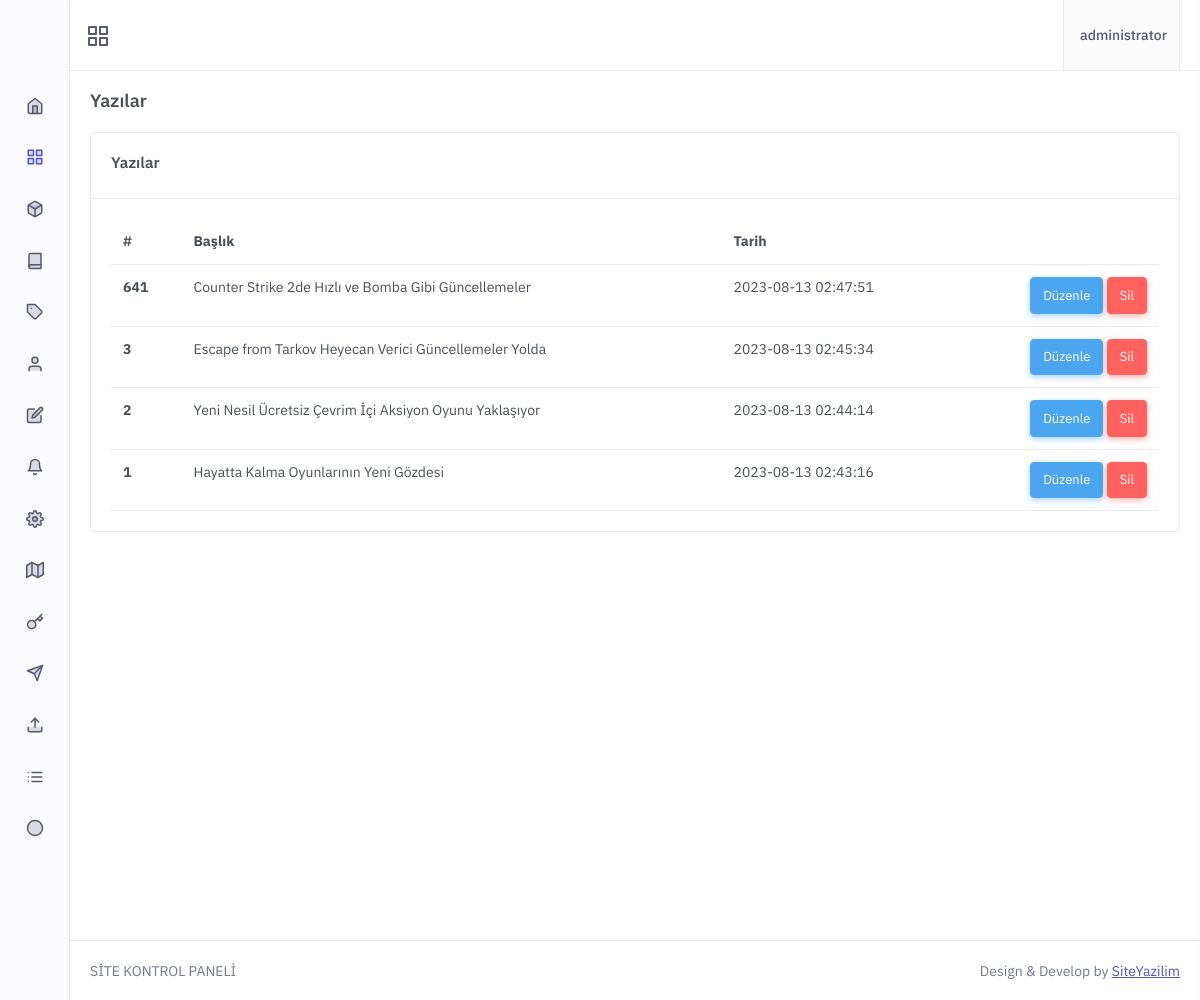
Screenshot of /Dosyalar/admin/yazilar.php (signed in) with the database file from the repository.
### tables this page shows
CREATE TABLE `uyeler` (
  `id` int(11) NOT NULL,
  `email` varchar(255) NOT NULL,
  `username` varchar(255) NOT NULL,
  `pass` varchar(255) NOT NULL,
  `telefon` varchar(50) NOT NULL,
  `yetki` enum('1','2') NOT NULL DEFAULT '1',
  `bakiye` decimal(20,2) NOT NULL DEFAULT 0.00,
  `tarih` datetime NOT NULL
);

CREATE TABLE `blog` (
  `id` int(11) NOT NULL,
  `userid` varchar(255) NOT NULL,
  `baslik` text NOT NULL,
  `icerik` text NOT NULL,
  `kapak` varchar(255) NOT NULL,
  `date` datetime NOT NULL
);

### Dosyalar/admin/admin-header.php (called while the page is built, shortened)
<?php
 include'../baglan.php' ;
 if (isset($_SESSION["mail"])) {
 $mail  = $_SESSION["mail"];
 $kbilgi= $vt->query("select * from uyeler where email='$mail'")->fetch();
 if ($kbilgi["yetki"]>0) {
 }  else if($kbilgi["yetki"]==0){ header("Location:../logout.php"); } } elseif(!isset($_SESSION["mail"])){header("Location:admin-login.php");}
?>

### Dosyalar/admin/yazilar.php (the view, shortened to what this page needs)
<?php include 'admin-header.php'; if($kbilgi["yetki"] == 2){ ?>
<?php include 'admin-menu.php';?>
            <div class="main-content">
                <div class="page-content">
                    <div class="container-fluid">
                        <div class="row">
                            <div class="col-12">
                                <div class="page-title-box d-sm-flex align-items-center justify-content-between">
                                    <h4 class="mb-sm-0 font-size-18">Yazılar</h4>
                                </div>
                            </div>
                        </div>
<div class="row">
                        <div class="col-xl-12">
                            <div class="card">
                                <div class="card-header">
                                    <h4 class="card-title">Yazılar</h4>
                                </div>
                                <div class="card-body">
                                    <div class="table-responsive">
                                        <table class="table mb-0">
                                            <thead>
                                                <tr>
                                                    <th>#</th>
                                                    <th>Başlık</th>
                                                    <th>Tarih</th>
                                                    <th></th>
                                                </tr>
                                            </thead>
                                            <tbody>
 <?php $blog  =$vt->query("select * from blog Order By id DESC")->fetchAll(PDO::FETCH_ASSOC); foreach ($blog as $blog) {?>
                                                <tr>
                                                    <th scope="row"><?php echo $blog["id"];?></th>
                                                    <td><?php echo $blog["baslik"];?></td>
                                                    <td><?php echo $blog["date"];?></td>
                                                    <td>
			<span style="float:right;">
<a style=" font-size:13px;" class="btn btn-info" href="yazi-duzenle.php?id=<?php echo $blog["id"] ?>">
			<font color="white">Düzenle</font>
			</a>
<a style=" font-size:13px;" class="btn btn-danger" href="?id=<?php echo $blog["id"] ?>&blogsil=ok">
			<font color="white">Sil</font>
			</a>
			</span>
			</td>
                                                </tr>
												<?php } ?>
                                            </tbody>
                                        </table>
                                    </div>
                                </div>
                            </div>
                        </div>
							</div>
                    </div>
                </div>
 <?php include 'admin-footer.php'; } ?>

### Dosyalar/admin/admin-menu.php (shortened to what this page needs)
<!doctype html>
<html lang="tr">
    <head>
        <link href="../epin/admin/vs.css" rel="stylesheet" type="text/css" />
        <link rel="stylesheet" href="../epin/admin/pre.css" type="text/css" />
        <link href="../epin/admin/bootstrap.css" id="bootstrap-style" rel="stylesheet" type="text/css" />
        <link href="../epin/admin/icon.css" rel="stylesheet" type="text/css" />
		<link href="../epin/admin/all.css" rel="stylesheet" type="text/css" />
        <link href="../epin/admin/app.css" id="app-style" rel="stylesheet" type="text/css" />
		<link href="../epin/admin/font-awesome-4.1.0/css/font-awesome.min.css" rel="stylesheet" type="text/css">
    </head>
    <body>
        <div id="layout-wrapper">
            <header id="page-topbar">
                <div class="navbar-header">
                    <div class="d-flex">
                        <div class="navbar-brand-box">
                        </div>
                        <button type="button" class="btn btn-sm px-3 font-size-16 header-item" id="vertical-menu-btn">
                        </button>
                    </div>
                    <div class="d-flex">
                        <div class="dropdown d-inline-block">
                            <button type="button" class="btn header-item bg-soft-light border-start border-end" id="page-header-user-dropdown"
                            data-bs-toggle="dropdown" aria-haspopup="true" aria-expanded="false">
                                <span class="d-none d-xl-inline-block ms-1 fw-medium"><?php echo $kbilgi["username"];?></span>
                            </button>
                        </div>
                    </div>
                </div>
            </header>
            <div class="vertical-menu">
                <div data-simplebar class="h-100">
                    <div id="sidebar-menu">
                        <ul class="metismenu list-unstyled" id="side-menu">
                            <li>
                                <a href="index.php">
                                    <i data-feather="home"></i>
                                </a>
                            </li>
                            <li>
                                <a href="javascript: void(0);">
                                    <i data-feather="grid"></i>
                                </a>
                            </li>
                            <li>
                                <a href="javascript: void(0);">
                                    <i data-feather="box"></i>
                                </a>
                            </li>
                            <li>
                                <a href="javascript: void(0);">
                                    <i data-feather="book"></i>
                                </a>
                            </li>
					       <li>
                                <a href="a-siparisler.php">
                                    <i data-feather="tag"></i>
                                </a>
                            </li>
     <li>
                                <a href="a-uyeler.php">
                                    <i data-feather="user"></i>
                                </a>
                            </li>
     <li>
                                <a href="destek.php">
                                    <i data-feather="edit"></i>
                                </a>
                            </li>
     <li>
                                <a href="bildirimler.php">
                                    <i data-feather="bell"></i>
                                </a>
                            </li>
						         <li>
                                <a href="a-ayarlar.php">
                                    <i data-feather="settings"></i>
                                </a>
                            </li>
        <li>
                                <a href="sidebar-ekle.php">
                                    <i data-feather="map"></i>
                                </a>
                            </li>
						         <li>
                                <a href="kupon.php">
                                    <i data-feather="key"></i>
                                </a>
                            </li>
							     <li>
                                <a href="b-yorumlar.php">
                                    <i data-feather="send"></i>
                                </a>
                            </li>
							       <li>
                                <a href="dosya-yukle.php">
                                    <i data-feather="upload"></i>
                                </a>
                            </li>
					           <li>
                                <a href="banka.php">
                                    <i data-feather="list"></i>
                                </a>
                            </li>
           <li>
                                <a href="a-yuklemeler.php">
                                    <i data-feather="circle"></i>
                                </a>
                            </li>
                        </ul>
                    </div>
                </div>
            </div>

### rows the page displays
uyeler: username "administrator"
blog: id "641", baslik "Counter Strike 2de Hızlı ve Bomba Gibi Güncellemeler", date "2023-08-13 02:47:51"
blog: id "3", baslik "Escape from Tarkov Heyecan Verici Güncellemeler Yolda", date "2023-08-13 02:45:34"
blog: id "2", baslik "Yeni Nesil Ücretsiz Çevrim İçi Aksiyon Oyunu Yaklaşıyor", date "2023-08-13 02:44:14"
blog: id "1", baslik "Hayatta Kalma Oyunlarının Yeni Gözdesi", date "2023-08-13 02:43:16"
